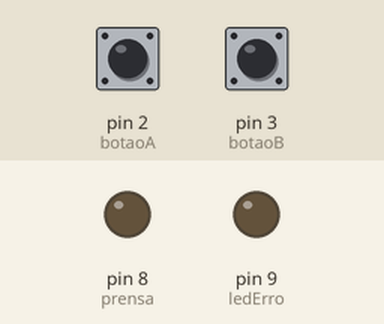
Simulated run of this sketch. Board: Arduino Uno, built with avr-gcc and run on an emulated ATmega328P. Shown: output pins drawn as LEDs (lit = HIGH). Inputs (shaded band) come from the test bench; at power-on: pin 2 (botaoA) HIGH, pin 3 (botaoB) HIGH.

Above: at 1.2 s.
1.3 s: pin 2 (botaoA) pulled LOW for 0.15 s
At 1.37 s:
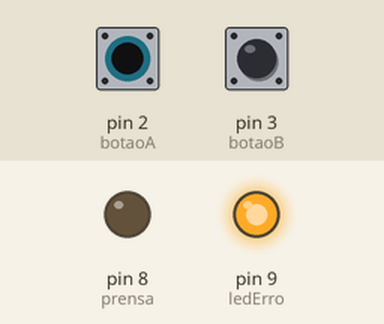
2.9 s: pin 2 (botaoA) pulled LOW for 3.2 s
At 6.7 s:
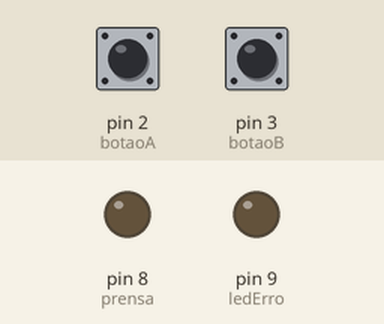
7.6 s: pin 3 (botaoB) pulled LOW for 3.2 s
At 9.0 s:
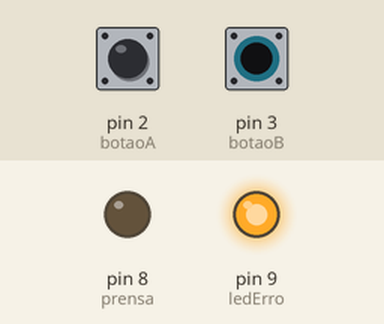
12.3 s: pin 2 (botaoA) driven LOW and pin 3 (botaoB) driven LOW
At 12.6 s:
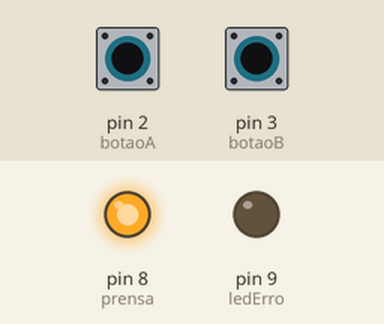
Timing chart, 0 to 14.8 s (numbered marks = the images above; inputs shaded):
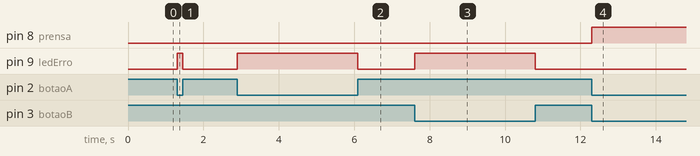

The sketch:

exercicio14.INO.ino
```cpp
const int botaoA  = 2;
const int botaoB  = 3;
const int prensa  = 8;
const int ledErro = 9;

unsigned long tempoA = 0;
unsigned long tempoB = 0;
bool estadoA = false;
bool estadoB = false;

const unsigned long TOLERANCIA = 500;

void setup() {
  pinMode(botaoA, INPUT_PULLUP);
  pinMode(botaoB, INPUT_PULLUP);
  pinMode(prensa, OUTPUT);
  pinMode(ledErro, OUTPUT);
}

void loop() {
  bool leituraA = digitalRead(botaoA) == LOW;
  bool leituraB = digitalRead(botaoB) == LOW;


  if (leituraA && !estadoA) {
    estadoA = true;
    tempoA  = millis();
  }
  if (!leituraA) estadoA = false;


  if (leituraB && !estadoB) {
    estadoB = true;
    tempoB  = millis();
  }
  if (!leituraB) estadoB = false;


  if (estadoA && estadoB) {
    unsigned long diferenca = abs((long)tempoA - (long)tempoB);

    if (diferenca <= TOLERANCIA) {

      digitalWrite(prensa, HIGH);
      digitalWrite(ledErro, LOW);
    } else {

      digitalWrite(prensa, LOW);
      digitalWrite(ledErro, HIGH);
    }
  } else {
    digitalWrite(prensa, LOW);

    if (estadoA || estadoB) {
      digitalWrite(ledErro, HIGH);
    } else {
      digitalWrite(ledErro, LOW);
    }
  }
}
```

Measured:
- after the input at 1.3 s, pin 9 (ledErro): LOW → HIGH at once, → LOW 0.15 s later
- after the input at 2.9 s, pin 9 (ledErro): LOW → HIGH at once, → LOW 3.2 s later
- after the input at 7.6 s, pin 9 (ledErro): LOW → HIGH at once, → LOW 3.2 s later
- after the input at 12.3 s, pin 8 (prensa): LOW → HIGH at once
